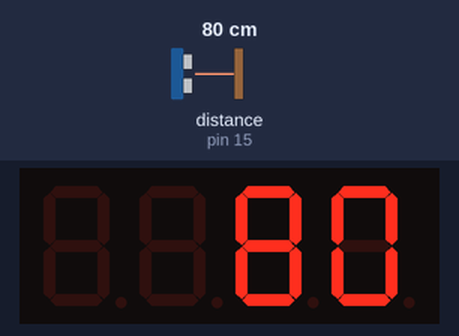
A sketch run on a simulated Arduino Nano, built with avr-gcc and run on an emulated ATmega328P. Shown: 4-digit seven-segment display. Wiring (inferred from the names in the program): ultrasonic range finder: trigger pin 14; echo pin 15. The inputs (shaded band) are chosen by the test bench; at power-on: distance to the obstacle (sensor on pin 15) 80 cm. The echo pulse lasts 58.3 µs per cm.

Above: at 1.2 s.
1.3 s: distance to the obstacle (sensor on pin 15) set to 35 cm
At 3.3 s:
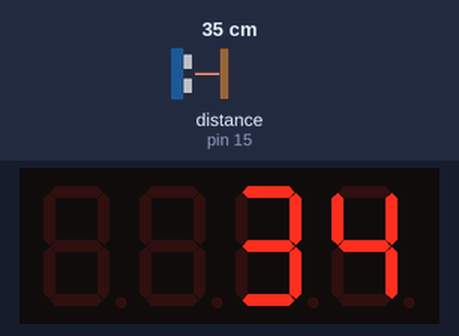
3.6 s: distance to the obstacle (sensor on pin 15) set to 2 cm
At 4.2 s:
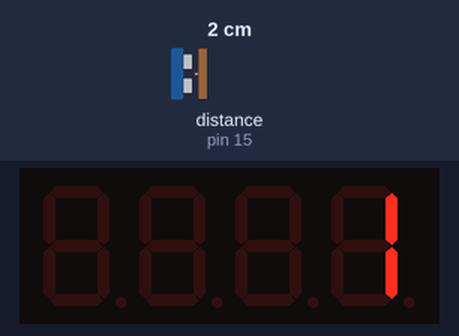
5.1 s: distance to the obstacle (sensor on pin 15) set to 4 cm
At 5.4 s:
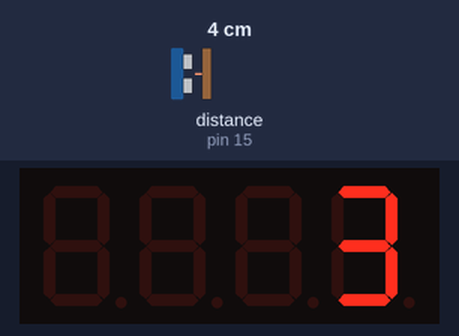
Timing chart, 0 to 8.1 s (numbered marks = the images above; inputs shaded):
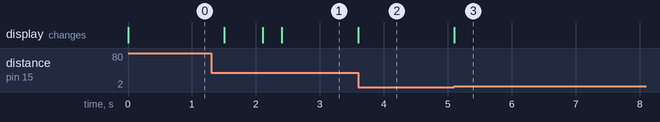

The sketch:

ultra47.ino
```cpp
#include "SevSeg.h"
SevSeg sevseg; //Instantiate a seven segment controller object

//NOTICE: we are using the A0 and A2 analog pins, as the Arduino (Nano in my case) doesn't have any more digital pins left.
const int pingPin = 14; // Trigger Pin of Ultrasonic Sensor
const int echoPin = 15; // Echo Pin of Ultrasonic Sensor

void setup() {
  byte numDigits = 4;
  byte digitPins[] = {13, 10, 9, 7};
  byte segmentPins[] = {12, 8, 5, 3, 2, 11, 6, 4};
  bool resistorsOnSegments = false; // 'false' means resistors are on digit pins
  byte hardwareConfig = COMMON_CATHODE; // See README.md (of the library) for options
  bool updateWithDelays = false; // Default 'false' is Recommended
  bool leadingZeros = false; // Use 'true' if you'd like to keep the leading zeros
  bool disableDecPoint = false; // Use 'true' if your decimal point doesn't exist or isn't connected
  sevseg.begin(hardwareConfig, numDigits, digitPins, segmentPins, resistorsOnSegments,
  updateWithDelays, leadingZeros, disableDecPoint);
  sevseg.setBrightness(90);
  digitalWrite(pingPin, HIGH);
}

long microsecondsToCentimeters(long microseconds) {
   return microseconds / 29 / 2;
}

static int storedvalue;

void loop() {
  long duration, cm;
  if (millis() % 300 == 0) //refesh rate of 300ms
  {
     pinMode(pingPin, OUTPUT);
     digitalWrite(pingPin, LOW);
     delayMicroseconds(2);
     digitalWrite(pingPin, HIGH);
     delayMicroseconds(20);
     digitalWrite(pingPin, LOW);
     pinMode(echoPin, INPUT);
     duration = pulseIn(echoPin, HIGH);
     cm = microsecondsToCentimeters(duration);
     storedvalue = cm;
  }
   sevseg.setNumber(storedvalue);
   sevseg.refreshDisplay(); // Must run repeatedly
}
```

Measured:
- after the input at 1.3 s, the display: changes after 0.20 s (image 1)
- after the input at 3.6 s, the display: changes at once (image 2)
- after the input at 5.1 s, the display: changes at once (image 3)
